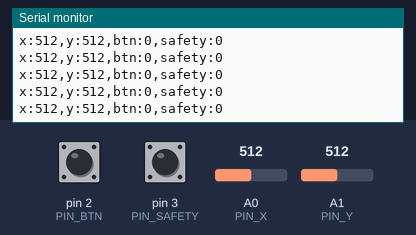
A sketch run on a simulated Arduino Uno, built with avr-gcc and run on an emulated ATmega328P. Shown: the last lines printed to the serial monitor. The test bench sets the inputs (shaded band); at power-on: A0 (PIN_X) = 512, A1 (PIN_Y) = 512, pin 2 (PIN_BTN) HIGH, pin 3 (PIN_SAFETY) HIGH.

Above: at 1.2 s.
1.3 s: A0 (PIN_X) set to 716
At 1.8 s:
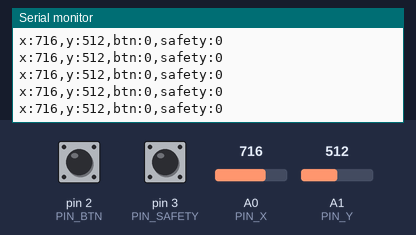
2.8 s: A1 (PIN_Y) set to 716
At 3.8 s:
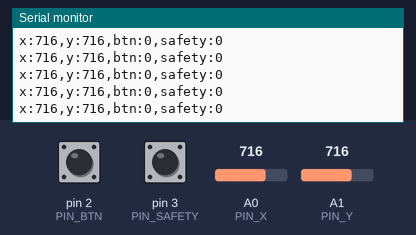
4.3 s: pin 2 (PIN_BTN) pulled LOW for 0.15 s
5.9 s: pin 3 (PIN_SAFETY) pulled LOW for 0.15 s
7.5 s: A0 (PIN_X) set to 900
At 8.5 s:
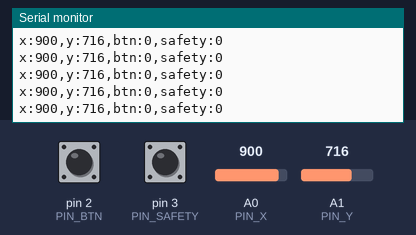
9.0 s: pin 2 (PIN_BTN) pulled LOW for 1 s
At 9.7 s:
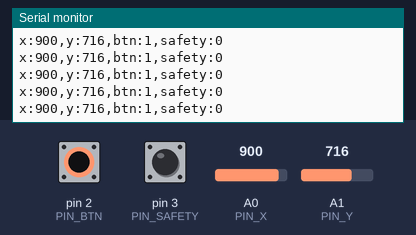
Timing chart, 0 to 12.0 s (numbered marks = the images above; inputs shaded):
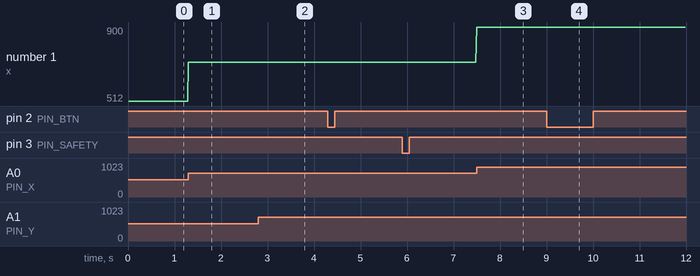

Measured:
- after the input at 1.3 s, the serial monitor: prints a new line at once (image 1)
- after the input at 2.8 s, the serial monitor: prints a new line at once (image 2)
- after the input at 7.5 s, the serial monitor: prints a new line at once (image 3)
- after the input at 9.0 s, the serial monitor: prints a new line at once (image 4)
- plotted number 1: 512 → 716 after the input at 1.3 s, 716 → 900 after the input at 7.5 s

The sketch:

joystick_interface.ino
```cpp
/*
 * Golf Cart Joystick Interface — Arduino Uno R3
 *
 * Reads a 2-axis analog joystick (X, Y), a push button (for HMI), and a
 * dedicated safety arm switch, and sends the values over USB serial to the
 * Raspberry Pi 5.
 *
 * Wiring:
 *   - Joystick X wiper  -> A0
 *   - Joystick Y wiper  -> A1
 *   - Joystick button   -> D2 (other side to GND, internal pull-up) [HMI]
 *   - Safety arm switch -> D3 (other side to GND, internal pull-up)
 *   - Arduino USB       -> Raspberry Pi 5 USB
 *
 * Serial protocol (one line per sample, newline-terminated):
 *   x:<0-1023>,y:<0-1023>,btn:<0|1>,safety:<0|1>
 *
 * The joystick button is used for HMI navigation (short/double/long press).
 * The safety arm switch controls arm/disarm; the ROS 2 node detects its state
 * and calls the safety services.
 */

const int PIN_X = A0;
const int PIN_Y = A1;
const int PIN_BTN = 2;      // joystick button (HMI)
const int PIN_SAFETY = 3;   // dedicated safety arm switch

const unsigned long SAMPLE_INTERVAL_MS = 20;  // 50 Hz

void setup()
{
  pinMode(PIN_X, INPUT);
  pinMode(PIN_Y, INPUT);
  pinMode(PIN_BTN, INPUT_PULLUP);
  pinMode(PIN_SAFETY, INPUT_PULLUP);
  Serial.begin(115200);
}

void loop()
{
  static unsigned long last_sample = 0;
  const unsigned long now = millis();
  if (now - last_sample >= SAMPLE_INTERVAL_MS) {
    last_sample = now;

    const int x = analogRead(PIN_X);
    const int y = analogRead(PIN_Y);
    // Buttons are active-low (INPUT_PULLUP): pressed = LOW.
    const int btn = (digitalRead(PIN_BTN) == LOW) ? 1 : 0;
    // Safety switch: active-low. 1 = armed, 0 = disarmed.
    const int safety = (digitalRead(PIN_SAFETY) == LOW) ? 1 : 0;

    Serial.print("x:");
    Serial.print(x);
    Serial.print(",y:");
    Serial.print(y);
    Serial.print(",btn:");
    Serial.print(btn);
    Serial.print(",safety:");
    Serial.println(safety);
  }
}
```
